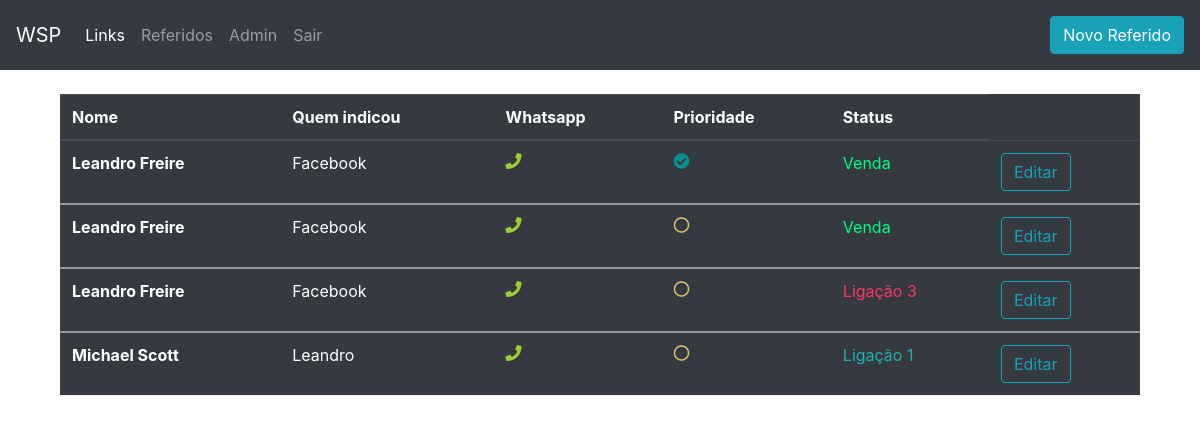
/referidos (signed in), run on an earlier commit of the app's database.
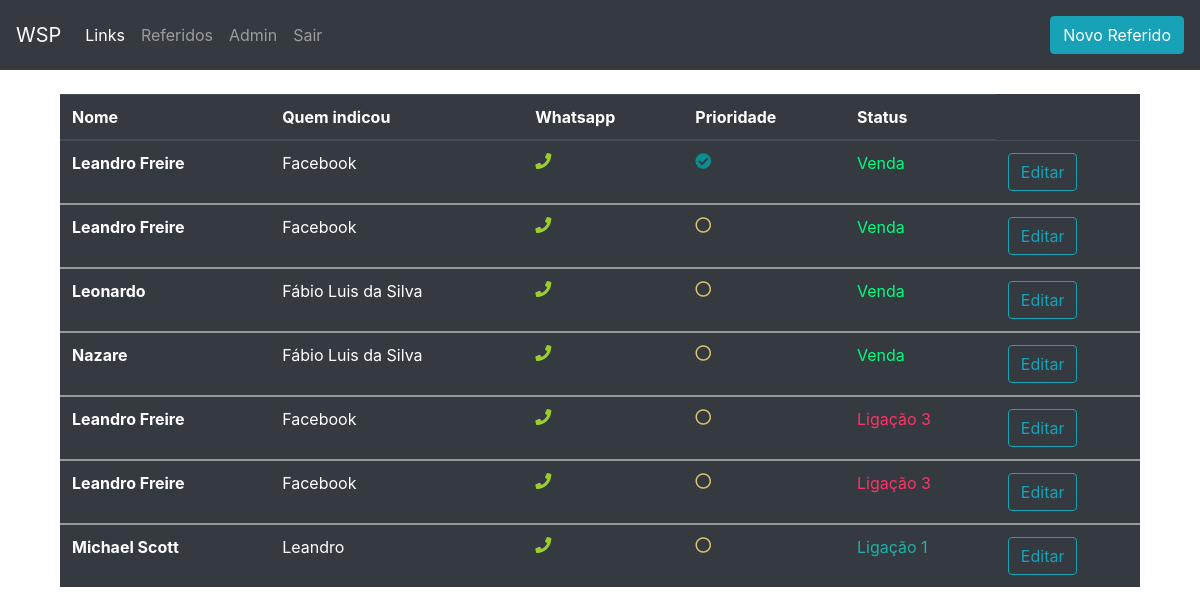
And on a later commit of the database.
### referidos/models.py (models this page shows, shortened)
class Referido(models.Model):
    nome = models.CharField(max_length=200)
    telefone = models.CharField(max_length=200)
    prioridade = models.BooleanField()
    status = models.CharField(max_length=200, choices=STATUS_REFERIDOS, default='Iniciar')
    data_agendamento = models.DateTimeField(null=True, blank=True)
    quem_indicou = models.CharField(max_length=200, default='')

### referidos/views.py (the view)
# urls.py: path('referidos', views.list_referidos, name='referidos'),
@login_required
def list_referidos(request):
    referidos = Referido.objects.all().order_by('-status')
    return render(request, 'referidos/lista_referidos.html', {'referidos': referidos})

### referidos/templates/referidos/lista_referidos.html (shortened to what this page needs)
    {% extends 'referidos/base.html' %}
    {% block content %}
    <div class="container">
        <table class="table table-dark">
    <thead>
        <tr>
        <th scope="col">Nome</th>
        <th scope="col">Quem indicou</th>
        <th scope="col">Whatsapp</th>
        <th scope="col">Prioridade</th>
        <th scope="col">Status</th>
        </tr>
    </thead>
    <tbody>
    {% for referido in referidos %}
        <tr>
        <th scope="row">{{ referido.nome }}</th>
        <td>{{ referido.quem_indicou }}</td>
        <td><a href="https://wa.me/{{ referido.telefone }}" target="_blank"><i class="fas fa-phone"></i></a></td>
        {% if referido.prioridade == True %}
        <td class="good">
           <i class="fas fa-check-circle"></i>
         </td>
        {% else %}
        <td class="neutral">
            <i class="far fa-circle"></i>
        </td>
        {% endif %}
        <td data-status="{{ referido.status }}" class="status">{{ referido.status }}</td>
        <td><a href="{% url 'referido_edit' pk=referido.pk %}" class="btn btn-outline-info" role="button">Editar</a></td>
        </tr>
    </tbody>
    {% endfor %}
    </table>
    </div>
    {% endblock %}

### referidos/templates/referidos/base.html (shortened to what this page needs)
{% load static %}
<html lang="en">
<head>
    <link rel="stylesheet" href="{% static 'css/bootstrap.min.css' %}">
    <link rel="stylesheet" href="{% static 'fa/css/all.min.css' %}">
    <link rel="stylesheet" href="{% static 'css/style.css' %}">
</head>
<body>
    <nav class="navbar navbar-expand-lg navbar-dark bg-dark">
    <a class="navbar-brand" href="/">WSP</a>
    <div class="collapse navbar-collapse" id="navbarText">
        <ul class="navbar-nav mr-auto">
            <li class="nav-item active">
                <a class="nav-link" href="/">Links <span class="sr-only">(current)</span></a>
            </li>
            {% if user.is_authenticated %}
            <li class="nav-item">
                <a class="nav-link" href="/referidos">Referidos</a>
            </li>
            <li class="nav-item">
                <a class="nav-link" href="/admin" target="_blank">Admin</a>
            </li>
             <li class="nav-item">
                <a class="nav-link" href="/accounts/logout">Sair</a>
            </li>
            {% else %}
            <li class="nav-item">
                <a class="nav-link" href="/accounts/login">Entrar</a>
            </li>
            {% endif %}
        </ul>
        {% if user.is_authenticated %}
        <span class="navbar-text">
            <a class="btn btn-info" href="referidos/new" role="button">Novo Referido</a>
        </span>
        {% endif %}
        </div>
    </nav>
    <div class="container">
        <br>
        {% block content %}
        {% endblock %}
    </div>
</body>
</html>

### referidos/static/css/style.css (style rules this page uses)
a { text-decoration: none; color: yellowgreen; }
.status[data-status="Ligação 1"] { color: #20b2aa; }
.status[data-status="Ligação 3"] { color: #fc3468; }
.status[data-status="Venda"] { color: #00FF7F; }
.good { color: #088F8F; }
.neutral { color: #E1C16E; }

What changed in the data, as far as the page shows it:
added Referido: nome "Leonardo", quem_indicou "Fábio Luis da Silva", prioridade False (drawn), status "Venda"
added Referido: nome "Nazare", quem_indicou "Fábio Luis da Silva", prioridade False (drawn), status "Venda"
added Referido: nome "Leandro Freire", quem_indicou "Facebook", prioridade False (drawn), status "Ligação 3"
